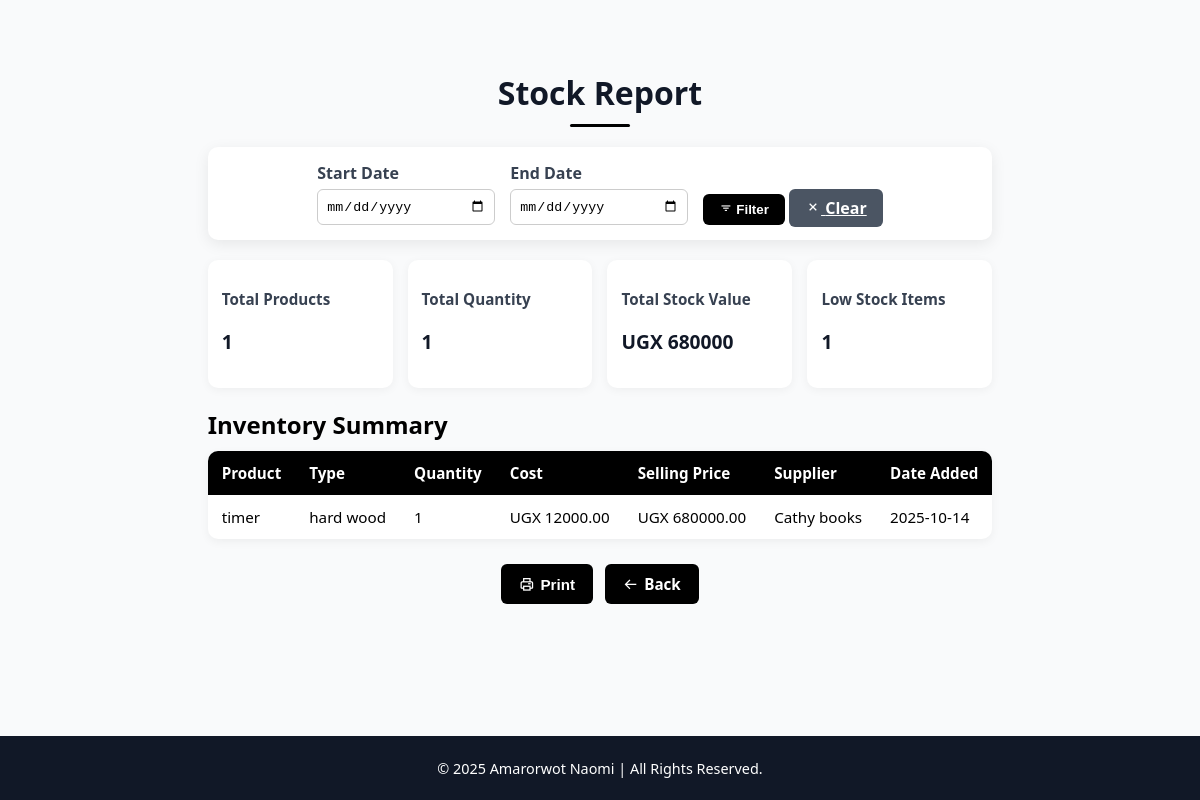
The page /stock_report/ on the database as committed earlier.
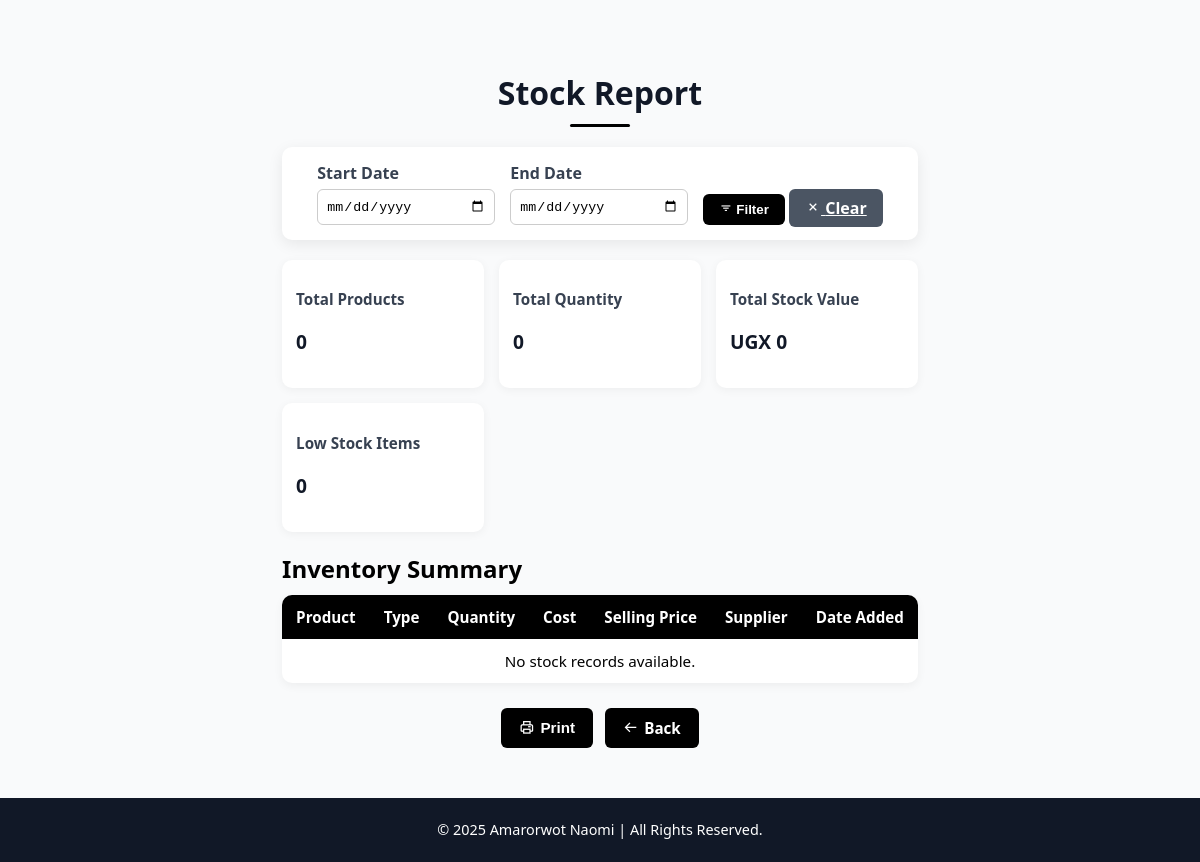
The same page on the database as committed later.
### Wood/models.py (models this page shows, shortened)
class Stock(models.Model):
    product_name = models.CharField(max_length=100 )
    type_of_product = models.CharField(max_length=100)
    costprice = models.DecimalField(max_digits=10, decimal_places=2)
    quantity = models.IntegerField()
    selling_price = models.DecimalField(max_digits=10, decimal_places=2)
    supplier_name = models.CharField(max_length=100)
    date_added = models.DateField(auto_now_add=True)
    quality = models.CharField(max_length=100)
    color = models.CharField(max_length=50, default="blue")
    measurement = models.CharField(max_length=50, default="0 metres")

### Wood/views.py (the view)
# urls.py: path('stock_report/', views.stock_report, name='stock_report'),
def stock_report(request):
    stocks = Stock.objects.all().order_by('-date_added')
    start_date = request.GET.get('start_date')
    end_date = request.GET.get('end_date')
    if start_date and end_date:
        stocks = stocks.filter(date_added__range=[start_date, end_date])
    total_products = stocks.count()
    total_quantity = stocks.aggregate(total=Sum('quantity'))['total'] or 0
    total_value = stocks.aggregate(total=Sum('selling_price'))['total'] or 0
    low_stock_count = stocks.filter(quantity__lt=5).count()
    context = {
        'stocks': stocks,
        'total_products': total_products,
        'total_quantity': total_quantity,
        'total_value': total_value,
        'low_stock_count': low_stock_count,
        'start_date': start_date,
        'end_date': end_date,
    }
    return render(request, "stockreport.html", context)

### Wood/context_processors.py (called while the page is built)
def user_role(request):
    role = getattr(request.user, 'role', None)
    return {'user_role': role}

### Wood/templates/stockreport.html (shortened to what this page needs)
{% load static %}
<!DOCTYPE html>
<html lang="en">
<head>
<link href="https://unpkg.com/boxicons@2.1.4/css/boxicons.min.css" rel="stylesheet">
</head>
<body>
  <main>
    <h1>Stock Report</h1>
    <div class="divider"></div>
    <form method="get" class="filter-form">
      <div>
        <label for="start_date">Start Date</label>
        <input type="date" name="start_date" id="start_date" value="{{ start_date }}">
      </div>
      <div>
        <label for="end_date">End Date</label>
        <input type="date" name="end_date" id="end_date" value="{{ end_date }}">
      </div>
      <div>
        <button type="submit" class="filter-btn"><i class='bx bx-filter'></i> Filter</button>
        <a href="{% url 'stock_report' %}" class="clear-btn"><i class='bx bx-x'></i> Clear</a>
      </div>
    </form>
    <div class="summary">
      <div class="summary-card"><h3>Total Products</h3><p>{{ total_products }}</p></div>
      <div class="summary-card"><h3>Total Quantity</h3><p>{{ total_quantity }}</p></div>
      <div class="summary-card"><h3>Total Stock Value</h3><p>UGX {{ total_value }}</p></div>
      <div class="summary-card"><h3>Low Stock Items</h3><p>{{ low_stock_count }}</p></div>
    </div>
    <h2 style="margin-bottom:10px;">Inventory Summary</h2>
    <table>
      <thead>
        <tr>
          <th>Product</th>
          <th>Type</th>
          <th>Quantity</th>
          <th>Cost</th>
          <th>Selling Price</th>
          <th>Supplier</th>
          <th>Date Added</th>
        </tr>
      </thead>
      <tbody>
        {% for item in stocks %}
        <tr>
          <td>{{ item.product_name }}</td>
          <td>{{ item.type_of_product }}</td>
          <td>{{ item.quantity }}</td>
          <td>UGX {{ item.costprice }}</td>
          <td>UGX {{ item.selling_price }}</td>
          <td>{{ item.supplier_name }}</td>
          <td>{{ item.date_added|date:"Y-m-d" }}</td>
        </tr>
        {% empty %}
        <tr><td colspan="7" style="text-align:center;">No stock records available.</td></tr>
        {% endfor %}
      </tbody>
    </table>
    <div class="btn-container">
      <button onclick="window.print()" class="print-btn"><i class='bx bx-printer'></i> Print</button>
      <a href="{% url 'dashboard' %}" class="back-btn"><i class='bx bx-arrow-back'></i> Back</a>
    </div>
  </main>
  <footer>
    <p>&copy; 2025 Amarorwot Naomi | All Rights Reserved.</p>
  </footer>
</body>
</html>

Rows that differ between the two databases and show on the page:
removed Stock: product_name "timer", type_of_product "hard wood", quantity "1", costprice "12000.00", selling_price "680000.00", supplier_name "Cathy books", date_added "2025-10-14"
Other text that changed with them:
{{ total_products }}: "1" → "0"
{{ total_quantity }}: "1" → "0"
{{ total_value }}: "680000" → "0"
{{ low_stock_count }}: "1" → "0"
text now shown: "No stock records available."
